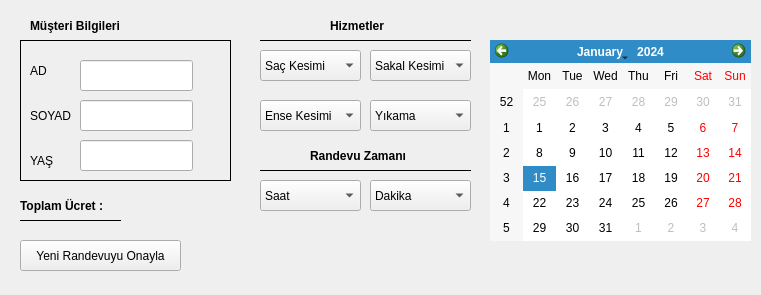
<?xml version="1.0" encoding="UTF-8"?>
<ui version="4.0">
 <class>Form</class>
 <widget class="QWidget" name="Form">
  <property name="geometry">
   <rect>
    <x>0</x>
    <y>0</y>
    <width>761</width>
    <height>295</height>
   </rect>
  </property>
  <property name="windowTitle">
   <string>Form</string>
  </property>
  <widget class="QComboBox" name="comboBox">
   <property name="geometry">
    <rect>
     <x>260</x>
     <y>50</y>
     <width>101</width>
     <height>31</height>
    </rect>
   </property>
   <item>
    <property name="text">
     <string>Saç Kesimi</string>
    </property>
   </item>
   <item>
    <property name="text">
     <string>EVET</string>
    </property>
   </item>
   <item>
    <property name="text">
     <string>HAYIR</string>
    </property>
   </item>
  </widget>
  <widget class="QComboBox" name="comboBox_2">
   <property name="geometry">
    <rect>
     <x>370</x>
     <y>50</y>
     <width>101</width>
     <height>31</height>
    </rect>
   </property>
   <item>
    <property name="text">
     <string>Sakal Kesimi</string>
    </property>
   </item>
   <item>
    <property name="text">
     <string>EVET</string>
    </property>
   </item>
   <item>
    <property name="text">
     <string>HAYIR</string>
    </property>
   </item>
  </widget>
  <widget class="QComboBox" name="comboBox_3">
   <property name="geometry">
    <rect>
     <x>260</x>
     <y>100</y>
     <width>101</width>
     <height>31</height>
    </rect>
   </property>
   <item>
    <property name="text">
     <string>Ense Kesimi</string>
    </property>
   </item>
   <item>
    <property name="text">
     <string>EVET</string>
    </property>
   </item>
   <item>
    <property name="text">
     <string>HAYIR</string>
    </property>
   </item>
  </widget>
  <widget class="QComboBox" name="comboBox_4">
   <property name="geometry">
    <rect>
     <x>370</x>
     <y>100</y>
     <width>101</width>
     <height>31</height>
    </rect>
   </property>
   <item>
    <property name="text">
     <string>Yıkama</string>
    </property>
   </item>
   <item>
    <property name="text">
     <string>EVET</string>
    </property>
   </item>
   <item>
    <property name="text">
     <string>HAYIR</string>
    </property>
   </item>
  </widget>
  <widget class="QComboBox" name="comboBox_5">
   <property name="geometry">
    <rect>
     <x>260</x>
     <y>180</y>
     <width>101</width>
     <height>31</height>
    </rect>
   </property>
   <item>
    <property name="text">
     <string>Saat</string>
    </property>
   </item>
   <item>
    <property name="text">
     <string>08</string>
    </property>
   </item>
   <item>
    <property name="text">
     <string>09</string>
    </property>
   </item>
   <item>
    <property name="text">
     <string>10</string>
    </property>
   </item>
   <item>
    <property name="text">
     <string>11</string>
    </property>
   </item>
   <item>
    <property name="text">
     <string>12</string>
    </property>
   </item>
   <item>
    <property name="text">
     <string>13</string>
    </property>
   </item>
   <item>
    <property name="text">
     <string>14</string>
    </property>
   </item>
   <item>
    <property name="text">
     <string>15</string>
    </property>
   </item>
   <item>
    <property name="text">
     <string>16</string>
    </property>
   </item>
   <item>
    <property name="text">
     <string>17</string>
    </property>
   </item>
   <item>
    <property name="text">
     <string>18</string>
    </property>
   </item>
   <item>
    <property name="text">
     <string>19</string>
    </property>
   </item>
   <item>
    <property name="text">
     <string>20</string>
    </property>
   </item>
  </widget>
  <widget class="QComboBox" name="comboBox_6">
   <property name="geometry">
    <rect>
     <x>370</x>
     <y>180</y>
     <width>101</width>
     <height>31</height>
    </rect>
   </property>
   <item>
    <property name="text">
     <string>Dakika</string>
    </property>
   </item>
   <item>
    <property name="text">
     <string>00</string>
    </property>
   </item>
   <item>
    <property name="text">
     <string>15</string>
    </property>
   </item>
   <item>
    <property name="text">
     <string>30</string>
    </property>
   </item>
   <item>
    <property name="text">
     <string>45</string>
    </property>
   </item>
  </widget>
  <widget class="QLineEdit" name="lineEdit">
   <property name="geometry">
    <rect>
     <x>80</x>
     <y>60</y>
     <width>113</width>
     <height>31</height>
    </rect>
   </property>
   <property name="text">
    <string/>
   </property>
  </widget>
  <widget class="QLabel" name="label">
   <property name="geometry">
    <rect>
     <x>30</x>
     <y>60</y>
     <width>21</width>
     <height>21</height>
    </rect>
   </property>
   <property name="text">
    <string>AD</string>
   </property>
  </widget>
  <widget class="QLabel" name="label_2">
   <property name="geometry">
    <rect>
     <x>30</x>
     <y>100</y>
     <width>51</width>
     <height>31</height>
    </rect>
   </property>
   <property name="text">
    <string>SOYAD</string>
   </property>
  </widget>
  <widget class="QLabel" name="label_3">
   <property name="geometry">
    <rect>
     <x>30</x>
     <y>150</y>
     <width>31</width>
     <height>21</height>
    </rect>
   </property>
   <property name="text">
    <string>YAŞ</string>
   </property>
  </widget>
  <widget class="QLineEdit" name="lineEdit_2">
   <property name="geometry">
    <rect>
     <x>80</x>
     <y>100</y>
     <width>113</width>
     <height>31</height>
    </rect>
   </property>
  </widget>
  <widget class="QLineEdit" name="lineEdit_3">
   <property name="geometry">
    <rect>
     <x>80</x>
     <y>140</y>
     <width>113</width>
     <height>31</height>
    </rect>
   </property>
  </widget>
  <widget class="QPushButton" name="pushButton">
   <property name="geometry">
    <rect>
     <x>20</x>
     <y>240</y>
     <width>161</width>
     <height>31</height>
    </rect>
   </property>
   <property name="text">
    <string>Yeni Randevuyu Onayla</string>
   </property>
  </widget>
  <widget class="QLabel" name="label_4">
   <property name="geometry">
    <rect>
     <x>30</x>
     <y>10</y>
     <width>121</width>
     <height>31</height>
    </rect>
   </property>
   <property name="font">
    <font>
     <weight>75</weight>
     <bold>true</bold>
    </font>
   </property>
   <property name="text">
    <string>Müşteri Bilgileri</string>
   </property>
  </widget>
  <widget class="Line" name="line">
   <property name="geometry">
    <rect>
     <x>220</x>
     <y>40</y>
     <width>20</width>
     <height>141</height>
    </rect>
   </property>
   <property name="font">
    <font>
     <weight>50</weight>
     <bold>false</bold>
    </font>
   </property>
   <property name="frameShadow">
    <enum>QFrame::Plain</enum>
   </property>
   <property name="lineWidth">
    <number>1</number>
   </property>
   <property name="midLineWidth">
    <number>0</number>
   </property>
   <property name="orientation">
    <enum>Qt::Vertical</enum>
   </property>
  </widget>
  <widget class="Line" name="line_2">
   <property name="geometry">
    <rect>
     <x>20</x>
     <y>30</y>
     <width>211</width>
     <height>21</height>
    </rect>
   </property>
   <property name="frameShadow">
    <enum>QFrame::Plain</enum>
   </property>
   <property name="orientation">
    <enum>Qt::Horizontal</enum>
   </property>
  </widget>
  <widget class="Line" name="line_3">
   <property name="geometry">
    <rect>
     <x>20</x>
     <y>170</y>
     <width>211</width>
     <height>21</height>
    </rect>
   </property>
   <property name="frameShadow">
    <enum>QFrame::Plain</enum>
   </property>
   <property name="orientation">
    <enum>Qt::Horizontal</enum>
   </property>
  </widget>
  <widget class="Line" name="line_4">
   <property name="geometry">
    <rect>
     <x>10</x>
     <y>40</y>
     <width>20</width>
     <height>141</height>
    </rect>
   </property>
   <property name="font">
    <font>
     <weight>50</weight>
     <bold>false</bold>
    </font>
   </property>
   <property name="frameShadow">
    <enum>QFrame::Plain</enum>
   </property>
   <property name="lineWidth">
    <number>1</number>
   </property>
   <property name="midLineWidth">
    <number>0</number>
   </property>
   <property name="orientation">
    <enum>Qt::Vertical</enum>
   </property>
  </widget>
  <widget class="QLabel" name="label_5">
   <property name="geometry">
    <rect>
     <x>330</x>
     <y>10</y>
     <width>71</width>
     <height>31</height>
    </rect>
   </property>
   <property name="font">
    <font>
     <weight>75</weight>
     <bold>true</bold>
    </font>
   </property>
   <property name="text">
    <string>Hizmetler</string>
   </property>
  </widget>
  <widget class="QLabel" name="label_6">
   <property name="geometry">
    <rect>
     <x>310</x>
     <y>140</y>
     <width>121</width>
     <height>31</height>
    </rect>
   </property>
   <property name="font">
    <font>
     <weight>75</weight>
     <bold>true</bold>
    </font>
   </property>
   <property name="text">
    <string>Randevu Zamanı</string>
   </property>
  </widget>
  <widget class="QLabel" name="label_7">
   <property name="geometry">
    <rect>
     <x>20</x>
     <y>190</y>
     <width>101</width>
     <height>31</height>
    </rect>
   </property>
   <property name="font">
    <font>
     <weight>75</weight>
     <bold>true</bold>
    </font>
   </property>
   <property name="text">
    <string>Toplam Ücret :</string>
   </property>
  </widget>
  <widget class="QLabel" name="label_8">
   <property name="geometry">
    <rect>
     <x>140</x>
     <y>190</y>
     <width>61</width>
     <height>31</height>
    </rect>
   </property>
   <property name="font">
    <font>
     <weight>75</weight>
     <bold>true</bold>
    </font>
   </property>
   <property name="text">
    <string/>
   </property>
  </widget>
  <widget class="QLabel" name="label_9">
   <property name="geometry">
    <rect>
     <x>200</x>
     <y>240</y>
     <width>281</width>
     <height>31</height>
    </rect>
   </property>
   <property name="palette">
    <palette>
     <active>
      <colorrole role="WindowText">
       <brush brushstyle="SolidPattern">
        <color alpha="255">
         <red>0</red>
         <green>0</green>
         <blue>0</blue>
        </color>
       </brush>
      </colorrole>
      <colorrole role="Button">
       <brush brushstyle="SolidPattern">
        <color alpha="255">
         <red>255</red>
         <green>0</green>
         <blue>0</blue>
        </color>
       </brush>
      </colorrole>
      <colorrole role="Light">
       <brush brushstyle="SolidPattern">
        <color alpha="255">
         <red>255</red>
         <green>127</green>
         <blue>127</blue>
        </color>
       </brush>
      </colorrole>
      <colorrole role="Midlight">
       <brush brushstyle="SolidPattern">
        <color alpha="255">
         <red>255</red>
         <green>63</green>
         <blue>63</blue>
        </color>
       </brush>
      </colorrole>
      <colorrole role="Dark">
       <brush brushstyle="SolidPattern">
        <color alpha="255">
         <red>127</red>
         <green>0</green>
         <blue>0</blue>
        </color>
       </brush>
      </colorrole>
      <colorrole role="Mid">
       <brush brushstyle="SolidPattern">
        <color alpha="255">
         <red>170</red>
         <green>0</green>
         <blue>0</blue>
        </color>
       </brush>
      </colorrole>
      <colorrole role="Text">
       <brush brushstyle="SolidPattern">
        <color alpha="255">
         <red>0</red>
         <green>0</green>
         <blue>0</blue>
        </color>
       </brush>
      </colorrole>
      <colorrole role="BrightText">
       <brush brushstyle="SolidPattern">
        <color alpha="255">
         <red>255</red>
         <green>255</green>
         <blue>255</blue>
        </color>
       </brush>
      </colorrole>
      <colorrole role="ButtonText">
       <brush brushstyle="SolidPattern">
        <color alpha="255">
         <red>0</red>
         <green>0</green>
         <blue>0</blue>
        </color>
       </brush>
      </colorrole>
      <colorrole role="Base">
       <brush brushstyle="SolidPattern">
        <color alpha="255">
         <red>255</red>
         <green>255</green>
         <blue>255</blue>
        </color>
       </brush>
      </colorrole>
      <colorrole role="Window">
       <brush brushstyle="SolidPattern">
        <color alpha="255">
         <red>255</red>
         <green>0</green>
         <blue>0</blue>
        </color>
       </brush>
      </colorrole>
      <colorrole role="Shadow">
       <brush brushstyle="SolidPattern">
        <color alpha="255">
         <red>0</red>
         <green>0</green>
         <blue>0</blue>
        </color>
       </brush>
      </colorrole>
      <colorrole role="AlternateBase">
       <brush brushstyle="SolidPattern">
        <color alpha="255">
         <red>255</red>
         <green>127</green>
         <blue>127</blue>
        </color>
       </brush>
      </colorrole>
      <colorrole role="ToolTipBase">
       <brush brushstyle="SolidPattern">
        <color alpha="255">
         <red>255</red>
         <green>255</green>
         <blue>220</blue>
        </color>
       </brush>
      </colorrole>
      <colorrole role="ToolTipText">
       <brush brushstyle="SolidPattern">
        <color alpha="255">
         <red>0</red>
         <green>0</green>
         <blue>0</blue>
        </color>
       </brush>
      </colorrole>
      <colorrole role="PlaceholderText">
       <brush brushstyle="SolidPattern">
        <color alpha="128">
         <red>0</red>
         <green>0</green>
         <blue>0</blue>
        </color>
       </brush>
      </colorrole>
     </active>
     <inactive>
      <colorrole role="WindowText">
       <brush brushstyle="SolidPattern">
        <color alpha="255">
         <red>0</red>
         <green>0</green>
         <blue>0</blue>
        </color>
       </brush>
      </colorrole>
      <colorrole role="Button">
       <brush brushstyle="SolidPattern">
        <color alpha="255">
         <red>255</red>
         <green>0</green>
         <blue>0</blue>
        </color>
       </brush>
      </colorrole>
      <colorrole role="Light">
       <brush brushstyle="SolidPattern">
        <color alpha="255">
         <red>255</red>
         <green>127</green>
         <blue>127</blue>
        </color>
       </brush>
      </colorrole>
      <colorrole role="Midlight">
       <brush brushstyle="SolidPattern">
        <color alpha="255">
         <red>255</red>
         <green>63</green>
         <blue>63</blue>
        </color>
       </brush>
      </colorrole>
      <colorrole role="Dark">
       <brush brushstyle="SolidPattern">
        <color alpha="255">
         <red>127</red>
         <green>0</green>
         <blue>0</blue>
        </color>
       </brush>
      </colorrole>
      <colorrole role="Mid">
       <brush brushstyle="SolidPattern">
        <color alpha="255">
         <red>170</red>
         <green>0</green>
         <blue>0</blue>
        </color>
       </brush>
      </colorrole>
      <colorrole role="Text">
       <brush brushstyle="SolidPattern">
        <color alpha="255">
         <red>0</red>
         <green>0</green>
         <blue>0</blue>
        </color>
       </brush>
      </colorrole>
      <colorrole role="BrightText">
       <brush brushstyle="SolidPattern">
        <color alpha="255">
         <red>255</red>
         <green>255</green>
         <blue>255</blue>
        </color>
       </brush>
      </colorrole>
      <colorrole role="ButtonText">
       <brush brushstyle="SolidPattern">
        <color alpha="255">
         <red>0</red>
         <green>0</green>
         <blue>0</blue>
        </color>
       </brush>
      </colorrole>
      <colorrole role="Base">
       <brush brushstyle="SolidPattern">
        <color alpha="255">
         <red>255</red>
         <green>255</green>
         <blue>255</blue>
        </color>
       </brush>
      </colorrole>
      <colorrole role="Window">
       <brush brushstyle="SolidPattern">
        <color alpha="255">
         <red>255</red>
         <green>0</green>
         <blue>0</blue>
        </color>
       </brush>
      </colorrole>
      <colorrole role="Shadow">
       <brush brushstyle="SolidPattern">
        <color alpha="255">
         <red>0</red>
         <green>0</green>
         <blue>0</blue>
        </color>
       </brush>
      </colorrole>
      <colorrole role="AlternateBase">
       <brush brushstyle="SolidPattern">
        <color alpha="255">
         <red>255</red>
         <green>127</green>
         <blue>127</blue>
        </color>
       </brush>
      </colorrole>
      <colorrole role="ToolTipBase">
       <brush brushstyle="SolidPattern">
        <color alpha="255">
         <red>255</red>
         <green>255</green>
         <blue>220</blue>
        </color>
       </brush>
      </colorrole>
      <colorrole role="ToolTipText">
       <brush brushstyle="SolidPattern">
        <color alpha="255">
         <red>0</red>
         <green>0</green>
         <blue>0</blue>
        </color>
       </brush>
      </colorrole>
      <colorrole role="PlaceholderText">
       <brush brushstyle="SolidPattern">
        <color alpha="128">
         <red>0</red>
         <green>0</green>
         <blue>0</blue>
        </color>
       </brush>
      </colorrole>
     </inactive>
     <disabled>
      <colorrole role="WindowText">
       <brush brushstyle="SolidPattern">
        <color alpha="255">
         <red>127</red>
         <green>0</green>
         <blue>0</blue>
        </color>
       </brush>
      </colorrole>
      <colorrole role="Button">
       <brush brushstyle="SolidPattern">
        <color alpha="255">
         <red>255</red>
         <green>0</green>
         <blue>0</blue>
        </color>
       </brush>
      </colorrole>
      <colorrole role="Light">
       <brush brushstyle="SolidPattern">
        <color alpha="255">
         <red>255</red>
         <green>127</green>
         <blue>127</blue>
        </color>
       </brush>
      </colorrole>
      <colorrole role="Midlight">
       <brush brushstyle="SolidPattern">
        <color alpha="255">
         <red>255</red>
         <green>63</green>
         <blue>63</blue>
        </color>
       </brush>
      </colorrole>
      <colorrole role="Dark">
       <brush brushstyle="SolidPattern">
        <color alpha="255">
         <red>127</red>
         <green>0</green>
         <blue>0</blue>
        </color>
       </brush>
      </colorrole>
      <colorrole role="Mid">
       <brush brushstyle="SolidPattern">
        <color alpha="255">
         <red>170</red>
         <green>0</green>
         <blue>0</blue>
        </color>
       </brush>
      </colorrole>
      <colorrole role="Text">
       <brush brushstyle="SolidPattern">
        <color alpha="255">
         <red>127</red>
         <green>0</green>
         <blue>0</blue>
        </color>
       </brush>
      </colorrole>
      <colorrole role="BrightText">
       <brush brushstyle="SolidPattern">
        <color alpha="255">
         <red>255</red>
         <green>255</green>
         <blue>255</blue>
        </color>
       </brush>
      </colorrole>
      <colorrole role="ButtonText">
       <brush brushstyle="SolidPattern">
        <color alpha="255">
         <red>127</red>
         <green>0</green>
         <blue>0</blue>
        </color>
       </brush>
      </colorrole>
      <colorrole role="Base">
       <brush brushstyle="SolidPattern">
        <color alpha="255">
         <red>255</red>
         <green>0</green>
         <blue>0</blue>
        </color>
       </brush>
      </colorrole>
      <colorrole role="Window">
       <brush brushstyle="SolidPattern">
        <color alpha="255">
         <red>255</red>
         <green>0</green>
         <blue>0</blue>
        </color>
       </brush>
      </colorrole>
      <colorrole role="Shadow">
       <brush brushstyle="SolidPattern">
        <color alpha="255">
         <red>0</red>
         <green>0</green>
         <blue>0</blue>
        </color>
       </brush>
      </colorrole>
      <colorrole role="AlternateBase">
       <brush brushstyle="SolidPattern">
        <color alpha="255">
         <red>255</red>
         <green>0</green>
         <blue>0</blue>
        </color>
       </brush>
      </colorrole>
      <colorrole role="ToolTipBase">
       <brush brushstyle="SolidPattern">
        <color alpha="255">
         <red>255</red>
         <green>255</green>
         <blue>220</blue>
        </color>
       </brush>
      </colorrole>
      <colorrole role="ToolTipText">
       <brush brushstyle="SolidPattern">
        <color alpha="255">
         <red>0</red>
         <green>0</green>
         <blue>0</blue>
        </color>
       </brush>
      </colorrole>
      <colorrole role="PlaceholderText">
       <brush brushstyle="SolidPattern">
        <color alpha="128">
         <red>0</red>
         <green>0</green>
         <blue>0</blue>
        </color>
       </brush>
      </colorrole>
     </disabled>
    </palette>
   </property>
   <property name="font">
    <font>
     <weight>75</weight>
     <bold>true</bold>
    </font>
   </property>
   <property name="text">
    <string/>
   </property>
  </widget>
  <widget class="Line" name="line_5">
   <property name="geometry">
    <rect>
     <x>260</x>
     <y>30</y>
     <width>211</width>
     <height>21</height>
    </rect>
   </property>
   <property name="frameShadow">
    <enum>QFrame::Plain</enum>
   </property>
   <property name="orientation">
    <enum>Qt::Horizontal</enum>
   </property>
  </widget>
  <widget class="Line" name="line_6">
   <property name="geometry">
    <rect>
     <x>260</x>
     <y>160</y>
     <width>211</width>
     <height>21</height>
    </rect>
   </property>
   <property name="frameShadow">
    <enum>QFrame::Plain</enum>
   </property>
   <property name="orientation">
    <enum>Qt::Horizontal</enum>
   </property>
  </widget>
  <widget class="Line" name="line_7">
   <property name="geometry">
    <rect>
     <x>20</x>
     <y>210</y>
     <width>101</width>
     <height>21</height>
    </rect>
   </property>
   <property name="frameShadow">
    <enum>QFrame::Plain</enum>
   </property>
   <property name="orientation">
    <enum>Qt::Horizontal</enum>
   </property>
  </widget>
  <widget class="Line" name="line_11">
   <property name="geometry">
    <rect>
     <x>740</x>
     <y>40</y>
     <width>20</width>
     <height>201</height>
    </rect>
   </property>
   <property name="frameShadow">
    <enum>QFrame::Plain</enum>
   </property>
   <property name="orientation">
    <enum>Qt::Vertical</enum>
   </property>
  </widget>
  <widget class="QCalendarWidget" name="calendarWidget">
   <property name="geometry">
    <rect>
     <x>490</x>
     <y>40</y>
     <width>261</width>
     <height>201</height>
    </rect>
   </property>
  </widget>
 </widget>
 <resources/>
 <connections/>
</ui>
